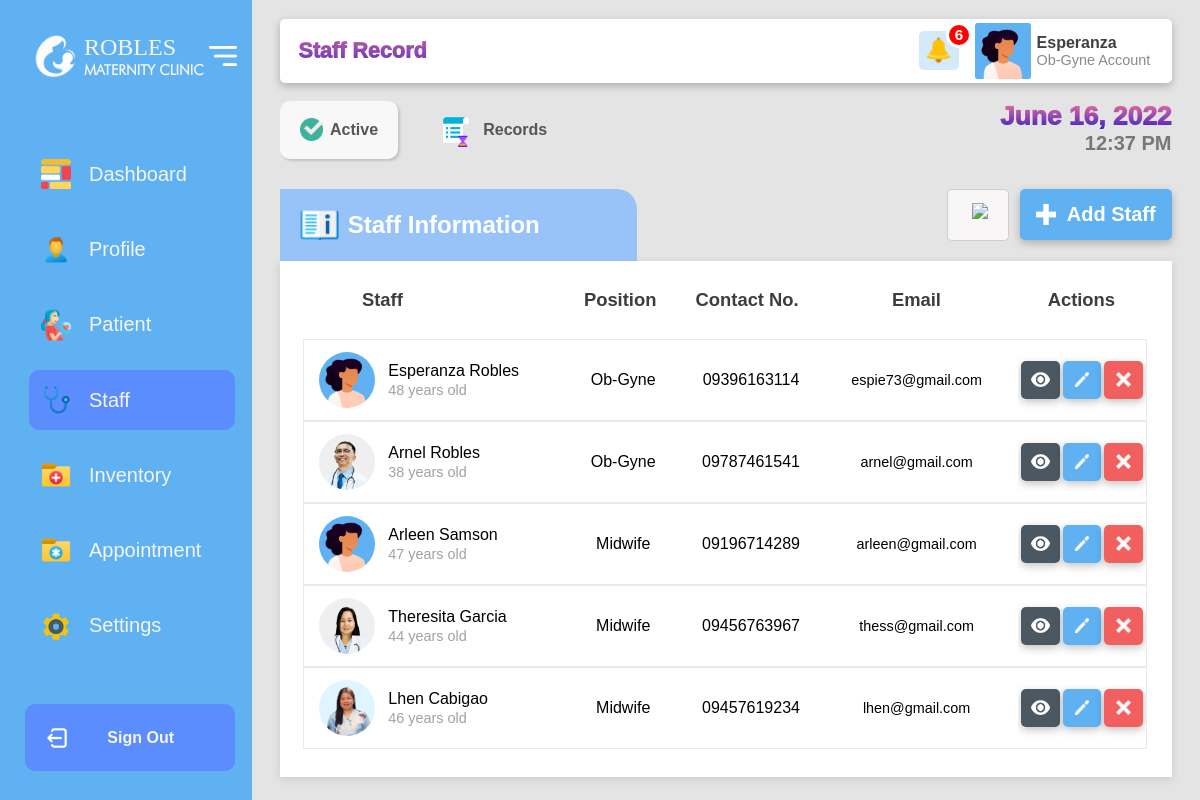
Page /doctorStaff.php (signed in) on the committed database.
### tables this page shows
CREATE TABLE `general_tb` (
  `g_id` int(250) NOT NULL,
  `g_Sitename` varchar(250) NOT NULL,
  `g_LogoLight` varchar(250) NOT NULL,
  `g_LogoDark` varchar(250) NOT NULL,
  `g_Vision` varchar(250) NOT NULL,
  `g_Contact` varchar(250) NOT NULL,
  `g_Location` varchar(250) NOT NULL,
  `g_Email` varchar(250) NOT NULL,
  `g_WorkingHours` varchar(250) NOT NULL,
  `h_Tagline` varchar(250) NOT NULL,
  `h_Layoutimg` varchar(250) NOT NULL,
  `h_slide1` varchar(250) NOT NULL,
  `h_slide2` varchar(250) NOT NULL,
  `h_slide3` varchar(250) NOT NULL,
  `a_about` varchar(1000) NOT NULL,
  `a_layoutimg` varchar(250) NOT NULL,
  `e_content` varchar(1000) NOT NULL,
  `e_staffImage` varchar(1000) NOT NULL,
  `e_staffQuoute` longtext NOT NULL,
  `e_staffQuoteBy` varchar(1000) NOT NULL,
  `s_img` varchar(1000) NOT NULL,
  `s_Sheader` varchar(1000) NOT NULL,
  `s_sDesc` longtext NOT NULL,
  `holidays` longtext NOT NULL,
  `holiday_name` text NOT NULL,
  `companyCode` varchar(250) NOT NULL,
  `googlemap` text NOT NULL,
  `facebook` text NOT NULL
);

CREATE TABLE `staff_db` (
  `main_id` int(250) NOT NULL,
  `id` varchar(250) NOT NULL,
  `fname` varchar(100) NOT NULL,
  `mname` varchar(100) NOT NULL,
  `lname` varchar(100) NOT NULL,
  `reg` varchar(250) NOT NULL,
  `street` varchar(100) NOT NULL,
  `bar` varchar(100) NOT NULL,
  `mun` varchar(100) NOT NULL,
  `prov` varchar(100) NOT NULL,
  `civil_status` varchar(100) NOT NULL,
  `religion` varchar(100) NOT NULL,
  `phone` varchar(100) NOT NULL,
  `email` varchar(100) NOT NULL,
  `birthday` varchar(100) NOT NULL,
  `age` varchar(100) NOT NULL,
  `username` varchar(100) NOT NULL,
  `password` varchar(100) NOT NULL,
  `role` varchar(100) NOT NULL,
  `schedule` varchar(100) NOT NULL,
  `time` varchar(100) NOT NULL,
  `profile_photo` varchar(100) NOT NULL,
  `date_start` varchar(250) NOT NULL,
  `date_end` varchar(250) NOT NULL,
  `status` varchar(250) NOT NULL
);

### doctorStaff.php (the view, shortened to what the rows shown need)
<?php
require 'php/obActivelogin.php';
require 'php/generic.php';
$row_g = mysqli_fetch_array($search_general);
$rowName = explode(" ",$row_g['g_Sitename']);
$rowNameFirst = $rowName[0];
array_shift($rowName);
$rowSecondName = implode(" ",$rowName);
?>
<!DOCTYPE html>
<html lang="en">
  <head>
     <link rel="stylesheet" href="css/Desktop/Admin-adminGlobal.css">
     <link rel="stylesheet" href="css/Desktop/Doctor-doctorStaff.css">
     <link rel="stylesheet" href="AnimBackend/jquery.css">
  </head>
<body>
<div class="for_desktop">
    <div id="left" class="side_navbar">
            <div id="left_bar">
                    <div id="logo_bar" class="left_bar1">
                        <img src="upload_img_generic/<?php echo $row_g['g_LogoLight']; ?>" id="logo_img">
                    </div>
            </div>
            <div id="right_bar">
                    <div id="logo_bar" class="right_navbar">
                        <div id="logo_text">
                            <p class="a" style="text-transform:uppercase;"><?php echo $rowNameFirst; ?></p>
                            <p class="b"><?php echo $rowSecondName; ?></p>
                        </div>
                    </div>
            </div>
    </div>
    <div id="right" class="right_content_dashboard">
            <div id="dashboard_top">
                <div id="dash_right">
                    <?php
                        $row = mysqli_fetch_array($search_resulthover);
                    ?>
                    <div id="profile_container" title="Visit Profile" onclick="profile()">
                        <div id="name_profile">
                            <p id="name_text"><?php echo $row['fname']; ?></p>
                            <p id="role_text"><?php echo $row['role']; ?> Account</p>
                        </div>
                    </div>
                </div>
            </div>
            <div id="dashboard_content">
                <div id="table_div">
                        <div id="row_table" class="container table_active_employee">
                                <div id="active_searchFor">
                                <?php
                                $sql = "SELECT * FROM staff_db WHERE schedule!='Sunday' and status='Active' ORDER BY role DESC";
                                $staff_tb = filterStaff($sql);
                                function filterStaff($sql){
                                    $con=mysqli_connect('localhost','root','','robles_db');
                                    $filter_pendingApp = mysqli_query($con, $sql);
                                    return $filter_pendingApp;
                                    }
                                $sr = 0;
                                while($row = mysqli_fetch_array($staff_tb)):
                                ?>
                            <div id="row" class="draggable row_content_emp" draggable="true">
                                <div id="col1">
                                    <img src="upload_img/<?php echo $row['profile_photo']; ?>" id="staff_img" onerror="this.src='upload_img/account.png'">
                                    <div id="name">
                                        <p><?php echo $row['fname'].' '.$row['lname']; ?></p>
                                        <p id="age"><?php echo $row['age']; ?> years old</p>
                                    </div>
                                </div>
                                <div id="col2"><?php echo $row['role']; ?></div>
                                <div id="col3"><?php echo $row['phone']; ?></div>
                                <div id="col4" style="font-size:1.8vh;"><?php echo $row['email']; ?></div>
                                <div id="col5">
                                    <?php
                                    if($row['username'] == $_SESSION["ob_active"]){
                                    ?>
                                    <button class="button_subtstr" style="background:#4C5861;" title="View Staff" onclick="show_staffProfile('<?php echo $row['profile_photo']; ?>','<?php echo $row['id']; ?>', '<?php echo $row['fname'].' '.$row['mname'].' '.$row['lname']; ?>', '<?php echo $row['role']; ?>', '<?php echo $row['birthday']; ?>', '<?php echo $row['bar'].', '.$row['mun'].', '.$row['prov']; ?>', '<?php echo $row['age']; ?>', '<?php echo $row['phone']; ?>', '<?php echo $row['email']; ?>', '<?php echo $row['date_start']; ?>', '<?php echo $row['date_end']; ?>')">
                                        <img src="images/icons/dashboard/view_icon.png">
                                    </button>
                                    <button class="button_subtstr" style="background:#5FB1F2;" title="Manage Schedule" onclick="edit_sched('<?php echo $row['id']; ?>', '<?php echo $row['profile_photo']; ?>', '<?php echo $row['fname'].' '.$row['lname']; ?>', '<?php echo $row['email']; ?>', '<?php echo $row['role']; ?>', '<?php echo $row['schedule']; ?>', '<?php echo $row['time']; ?>')">
                                        <img src="images/icons/dashboard/edit_icon.png">
                                    </button>
                                    <button class="button_subtstr" style="visibility:hidden;" title="View Staff">
                                        <img src="images/icons/dashboard/edit_icon.png">
                                    </button>
                                    <?php
                                    }
                                    else{
                                    ?>
                                    <button class="button_subtstr" style="background:#4C5861;" title="View Staff" onclick="show_staffProfile('<?php echo $row['profile_photo']; ?>', '<?php echo $row['id']; ?>', '<?php echo $row['fname'].' '.$row['mname'].' '.$row['lname']; ?>', '<?php echo $row['role']; ?>', '<?php echo $row['birthday']; ?>', '<?php echo $row['bar'].', '.$row['mun'].', '.$row['prov']; ?>', '<?php echo $row['age']; ?>', '<?php echo $row['phone']; ?>', '<?php echo $row['email']; ?>', '<?php echo $row['date_start']; ?>', '<?php echo $row['date_end']; ?>')">
                                        <img src="images/icons/dashboard/view_icon.png">
                                    </button>
                                     <button class="button_subtstr" style="background:#5FB1F2;" title="Manage Schedule" onclick="edit_sched('<?php echo $row['id']; ?>', '<?php echo $row['profile_photo']; ?>', '<?php echo $row['fname'].' '.$row['lname']; ?>', '<?php echo $row['email']; ?>', '<?php echo $row['role']; ?>', '<?php echo $row['schedule']; ?>', '<?php echo $row['time']; ?>')">
                                        <img src="images/icons/dashboard/edit_icon.png">
                                    </button>
                                    <button class="button_subtstr" style="background:#F25F5F;" title="Remove" onclick="removeEmp('<?php echo $row['id']; ?>')">
                                        <img src="images/icons/close_white.png">
                                    </button>
                                    <?php
                                    }
                                    ?>
                                </div>
                            </div>
                                <?php
                                $sr++; endwhile;  ?>
                            </div>
                        </div>
                </div>
            </div>
    </div>
</div>
</body>
</html>

### rows in the picture
general_tb: g_LogoLight (picture), g_Sitename "ROBLES"
staff_db: fname "Esperanza", role "Ob-Gyne", lname "Robles", age "48", phone "09396163114", email "espie73@gmail.com"
staff_db: profile_photo (picture), fname "Arnel", lname "Robles", age "38", role "Ob-Gyne", phone "09787461541", email "arnel@gmail.com"
staff_db: fname "Arleen", lname "Samson", age "47", role "Midwife", phone "09196714289", email "arleen@gmail.com"
staff_db: profile_photo (picture), fname "Theresita", lname "Garcia", age "44", role "Midwife", phone "09456763967", email "thess@gmail.com"
staff_db: profile_photo (picture), fname "Lhen", lname "Cabigao", age "46", role "Midwife", phone "09457619234", email "lhen@gmail.com"

### other values in the picture
$rowSecondName "MATERNITY CLINIC"
$notifCount1+$notifCount2 "6"
